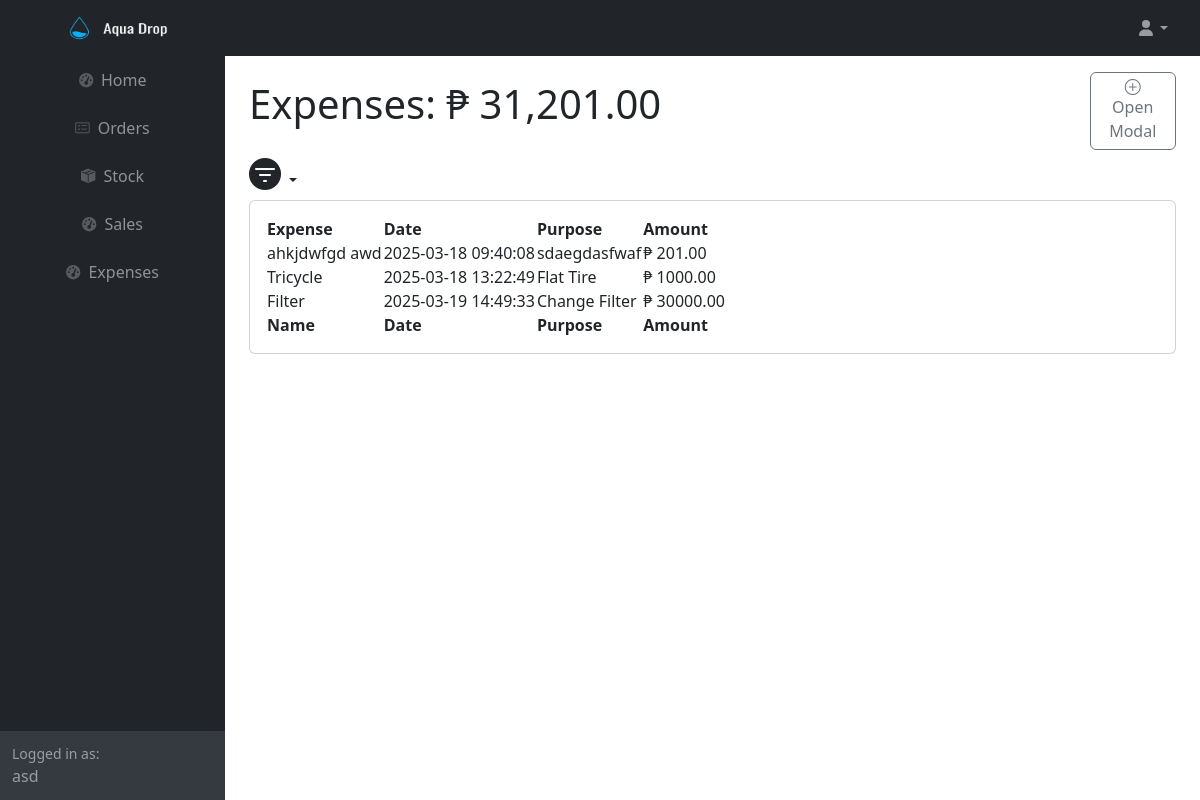
Page /expenses.php (signed in) on the earlier database version.
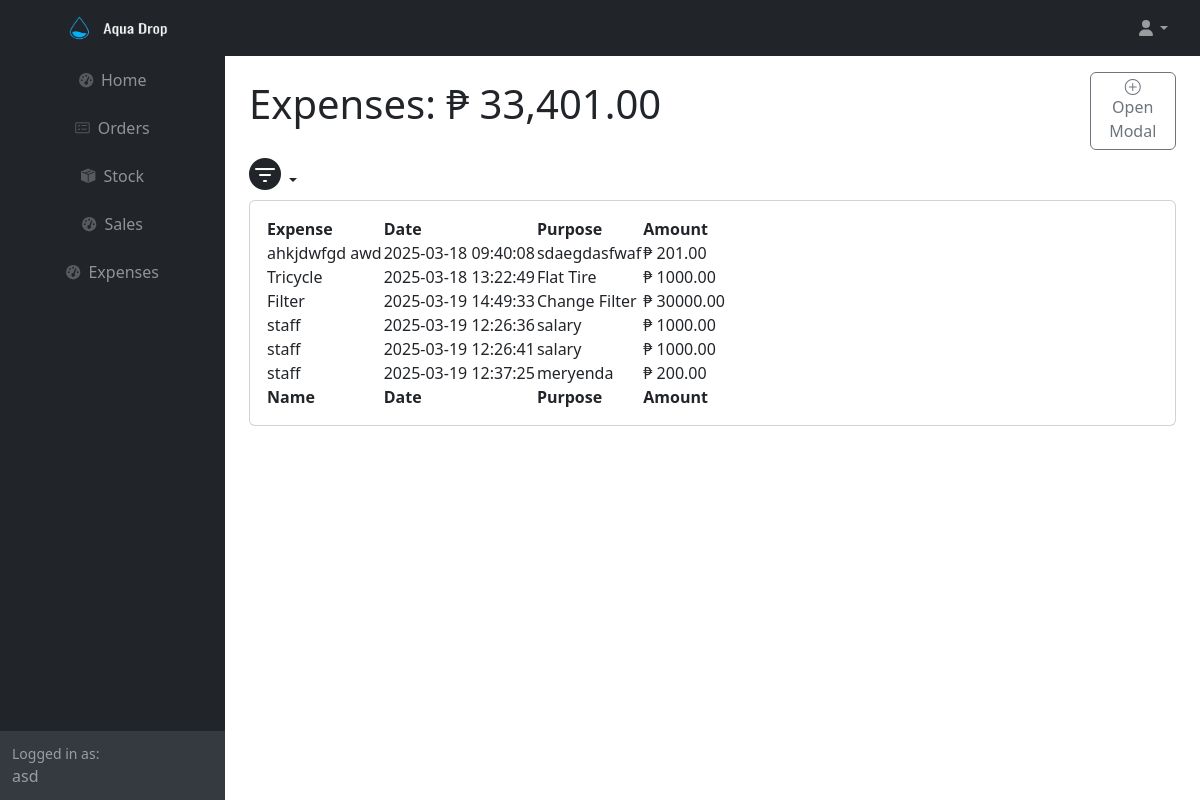
Same page on the later database version.
### tables this page shows
CREATE TABLE IF NOT EXISTS `expenses` (
  `expense_id` int(11) NOT NULL AUTO_INCREMENT,
  `expense` varchar(255) NOT NULL,
  `date` timestamp NOT NULL DEFAULT current_timestamp() ON UPDATE current_timestamp(),
  `purpose` varchar(255) NOT NULL,
  `amount` decimal(10,2) NOT NULL,
  PRIMARY KEY (`expense_id`)
);

### expenses.php (the view, shortened to what this page needs)
<?php
	require ('db.php');
	$sql = "SELECT * FROM expenses";
    $stmt = $conn->prepare($sql);
    $stmt->execute();
    $data = $stmt->fetchAll(PDO::FETCH_ASSOC);
    $sql_total_amount = "SELECT SUM(amount) AS total_amount FROM expenses";
    $stmt_total_amount = $conn->prepare($sql_total_amount);
    $stmt_total_amount->execute();
    $total_amount = $stmt_total_amount->fetch(PDO::FETCH_ASSOC)['total_amount'];
?>
<html lang="en">
    <head>
        <link rel="stylesheet" href="https://cdn.jsdelivr.net/npm/bootstrap-icons/font/bootstrap-icons.css">
        <link href="https://cdn.jsdelivr.net/npm/simple-datatables@7.1.2/dist/style.min.css" rel="stylesheet" />
        <link href="css/styles.css" rel="stylesheet" />
    </head>
    <body class="sb-nav-fixed">
        <nav class="sb-topnav navbar navbar-expand navbar-dark bg-dark">
            <a class="navbar-brand ps-3" href="adminindex.php">
                <img src="icons/transparentlogo.png" style="width: 200px; height: 150px;">
            </a>
            <ul class="navbar-nav ms-auto  me-3 me-lg-4">
                <li class="nav-item dropdown">
                    <a class="nav-link dropdown-toggle" id="navbarDropdown" href="#" role="button" data-bs-toggle="dropdown" aria-expanded="false"><i class="fas fa-user fa-fw"></i></a>
                </li>
            </ul>
        </nav>
        <div id="layoutSidenav">
            <div id="layoutSidenav_nav">
                <nav class="sb-sidenav accordion sb-sidenav-dark" id="sidenavAccordion">
                    <div class="sb-sidenav-menu">
                        <div class="nav align-items-center">
                            <a class="nav-link" href="adminindex.php">
                                <div class="sb-nav-link-icon"><i class="fas fa-tachometer-alt"></i></div>
                            </a>
                            <a class="nav-link" href="orders.php">
                                <div class="sb-nav-link-icon"><i class="bi bi-card-checklist"></i></div>
                                Orders
                            </a>
                            <a class="nav-link" href="stocks.html">
                                <div class="sb-nav-link-icon"><i class="bi bi-box-seam-fill"></i></div>
                                Stock
                            </a>
                            <a class="nav-link" href="sales.php">
                                <div class="sb-nav-link-icon"><i class="fas fa-tachometer-alt"></i></div>
                                Sales
                            </a>
                             <a class="nav-link" href="expenses.php">
                                <div class="sb-nav-link-icon"><i class="fas fa-tachometer-alt"></i></div>
                                Expenses
                            </a>
                        </div>
                    </div>
                    <div class="sb-sidenav-footer">
                        <div class="small">Logged in as:</div>
                        <?php echo $_SESSION['username'];?>
                    </div>
                </nav>
            </div>
            <div id="layoutSidenav_content">
                <main>
                    <div class="container-fluid px-4">
                        <div class="row">
                            <div class="col-10">
                                <h1 class="mt-4">Expenses: ₱ <?php echo number_format($total_amount, 2); ?></h1>
                            </div>
                            <div class="col-2 d-flex align-items-center">
                                <button class="btn btn-outline-secondary mt-3 ms-5" data-bs-toggle="modal" data-bs-target="#addexpenses"><i class="bi bi-plus-circle"></i>
                                    Open Modal
                                </button>
                            </div>
                        </div>
                        <ul class="navbar-nav ms-auto me-3 me-lg-4 d-flex align-items-">
                            <li class="nav-item dropdown">
                                <a class="nav-link dropdown-toggle" id="navbarDropdown" href="#" role="button" data-bs-toggle="dropdown" aria-expanded="false">
                                    <i class="bi bi-filter-circle-fill fs-2"></i>
                                </a>
                            </li>
                        </ul>
                        <div class="card mb-4">
                            <div class="card-body">
                                <table id="datatablesSimple">
                                    <thead>
                                        <tr>
                                            <th>Expense</th>
                                            <th>Date</th>
                                            <th>Purpose</th>
                                            <th>Amount</th>
                                        </tr>
                                    </thead>
                                    <tfoot>
                                        <tr>
                                            <th>Name</th>
                                            <th>Date</th>
                                            <th>Purpose</th>
                                            <th>Amount</th>
                                        </tr>
                                    </tfoot>
                                    <tbody>
                                        <?php foreach($data as $row): ?>
                                        <tr>
                                            <td><?php echo $row['expense']?></td>
                                            <td><?php echo $row['date']?></td>
                                            <td><?php echo $row['purpose']?></td>
                                            <td>₱ <?php echo $row['amount']?></td>
                                        </tr>
                                        <?php endforeach;?>
                                    </tbody>
                                </table>
                            </div>
                        </div>
                    </div>
                </main>
            </div>
        </div>
    </body>
</html>

Differences in the rows shown:
added expenses: expense "staff", date "2025-03-19 12:26:36", purpose "salary", amount "1000.00"
added expenses: expense "staff", date "2025-03-19 12:26:41", purpose "salary", amount "1000.00"
added expenses: expense "staff", date "2025-03-19 12:37:25", purpose "meryenda", amount "200.00"
Other differences:
$total_amount: "31,201.00" → "33,401.00"
